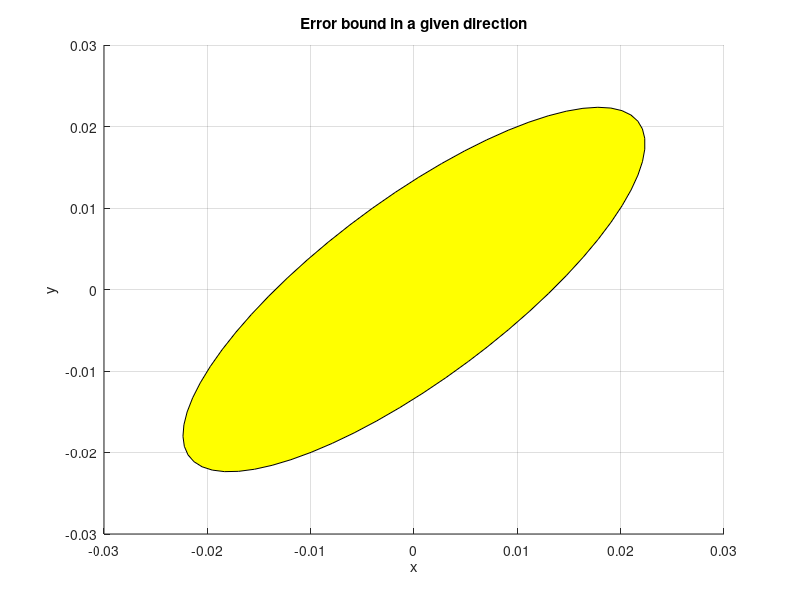

Write the MATLAB code that produced this figure.
clc
clear all
close all

a = 0.01;
b = 0.03;
th = 0:.1:2*pi;

for i=1:length(th)
    u(i) = a*cos(th(i));
    v(i) = b*sin(th(i));
    
    x(i) = u(i)*cos(pi/4)+v(i)*sin(pi/4);
    y(i) = -u(i)*sin(pi/4)+v(i)*cos(pi/4);
end

patch(x,y,'yellow')
grid on
xlabel('x')
ylabel('y')
title('Error bound in a given direction')
hold on